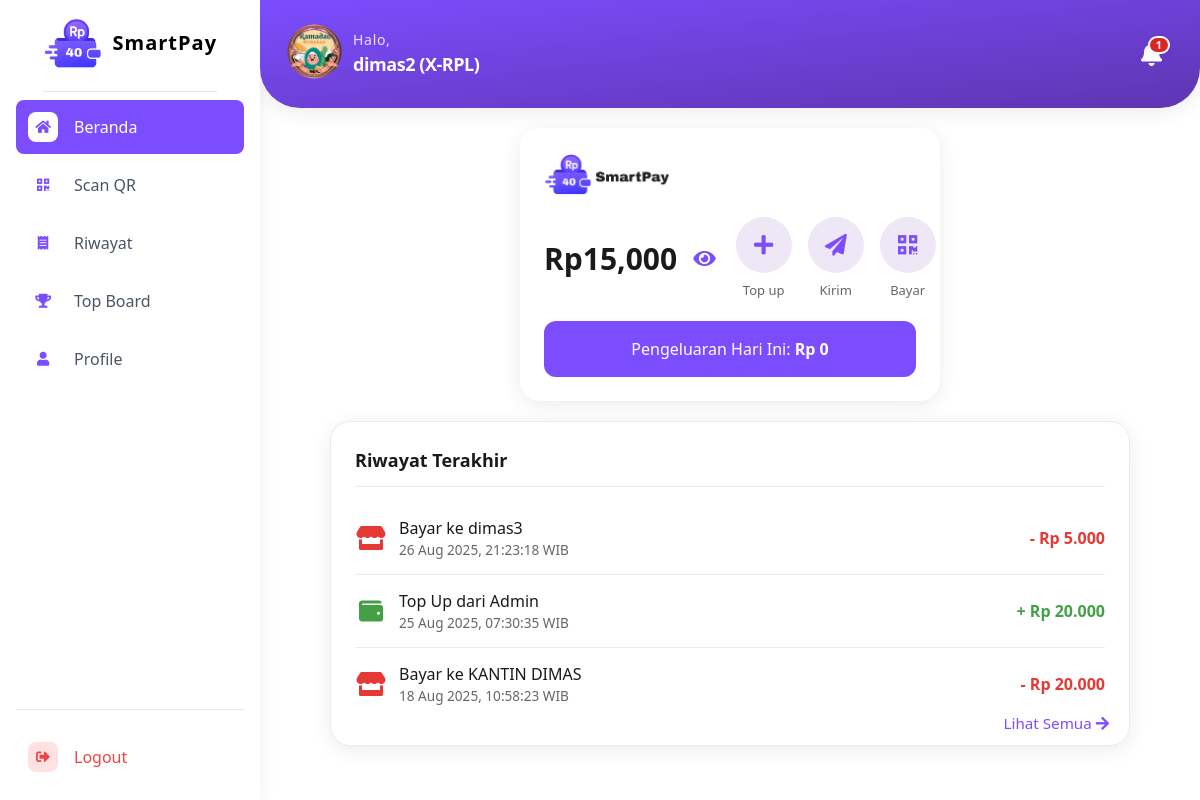
The page /dashboard (signed in) on the database its author committed.
### app.py (models this page shows, shortened)
class User(db.Model, UserMixin):
    id = db.Column(db.Integer, primary_key=True)
    username = db.Column(db.String(80), unique=True, nullable=False)
    password_hash = db.Column(db.String(128), nullable=False)
    role = db.Column(db.String(10), nullable=False)
    balance = db.Column(db.Float, nullable=False, default=0.0)
    profile_pic_filename = db.Column(db.String(100), nullable=True, default=None)
    kelas = db.Column(db.String(5), nullable=True)
    jurusan = db.Column(db.String(10), nullable=True)
    plain_password = db.Column(db.String(128))
    is_active = db.Column(db.Boolean, nullable=False, default=True)
    active_border_id = db.Column(db.Integer, db.ForeignKey('border.id'), nullable=True)
    active_border = db.relationship('Border', backref=db.backref('users', lazy=True))
    pin_transfer = db.Column(db.String(6), nullable=True)
    credential_id = db.Column(db.String(255), nullable=True)  # Untuk WebAuthn
    webauthn_enabled = db.Column(db.Boolean, default=False)   # Status fitur WebAuthn
    email = db.Column(db.String(255), nullable=True)
    email_verified = db.Column(db.Boolean, default=False)

class Transaction(db.Model):
    id = db.Column(db.Integer, primary_key=True)
    user_id = db.Column(db.Integer, db.ForeignKey('user.id'), nullable=False)
    related_user_id = db.Column(
        db.Integer, db.ForeignKey('user.id'), nullable=True)
    timestamp = db.Column(db.DateTime, nullable=False, default=datetime.utcnow)
    type = db.Column(db.String(20), nullable=False)
    amount = db.Column(db.Float, nullable=False)
    user_balance_before = db.Column(db.Float, nullable=False)
    user_balance_after = db.Column(db.Float, nullable=False)
    description = db.Column(db.String(200), nullable=True)
    user = db.relationship('User', foreign_keys=[user_id], backref=db.backref(
        'transactions', lazy='dynamic'))
    related_user = db.relationship('User', foreign_keys=[related_user_id])

### app.py (the view)
@app.route('/dashboard')
@login_required
def dashboard():
    if current_user.webauthn_enabled and not session.get('device_verified'):
        return redirect(url_for('verify_device'))
    if current_user.role != 'siswa':
        return redirect(url_for('admin_dashboard_content'))
    today = datetime.utcnow().date()
    recent_transactions = (Transaction.query
        .filter(or_(
            Transaction.user_id == current_user.id,
            Transaction.related_user_id == current_user.id
        ))
        .order_by(Transaction.timestamp.desc())
        .limit(5)
        .all())
    todays_spending = (Transaction.query
        .filter(
            Transaction.user_id == current_user.id,
            Transaction.type.in_(['payment', 'transfer']),
            func.date(Transaction.timestamp) == today
        )
        .with_entities(func.sum(Transaction.amount))
        .scalar() or 0)
    recent_notifications = (Notification.query
    .filter(Notification.user_id == current_user.id)
    .order_by(Notification.timestamp.desc())
    .all())
    filtered_notifications = []
    for notif in recent_notifications:
        if 'border' not in notif.message.lower():
            filtered_notifications.append(notif)
        elif current_user.jurusan and current_user.jurusan.lower() in notif.message.lower():
            filtered_notifications.append(notif)
        filtered_notifications = filtered_notifications[:3]
    unread_count = (Notification.query
        .filter(
            Notification.user_id == current_user.id,
            Notification.is_read == False
        )
        .count())
    return render_template('siswa/dashboard_siswa.html',
                        recent_transactions=recent_transactions,
                        todays_spending=todays_spending,
                        unread_count=unread_count,
                        recent_notifications=filtered_notifications,
                        active_page='dashboard',)

### templates/siswa/dashboard_siswa.html (shortened to what this page needs)
{% extends 'base_siswa.html' %}
{% block content %}
<div class="p-0">
    <div class="bg-gradient-to-br from-[#7c4dff] to-[#5e35b1] text-white p-5 md:p-[30px] rounded-b-[40px] flex justify-between items-center sticky top-0 z-[1000] shadow-[0_4px_20px_rgba(0,0,0,0.08)]">
        <div class="flex items-center gap-[15px]">
            <div class="profile-icon-header relative w-12 h-12 rounded-full flex items-center justify-center overflow-visible hover:scale-105 hover:shadow-[0_0_15px_rgba(255,255,255,0.3)]">
                {% if current_user.active_border %}
                    <div class="profile-border-overlay absolute -top-4 -left-[10px] -right-[10px] -bottom-[10px] z-[3] pointer-events-none flex items-center justify-center">
                    </div>
                {% endif %}
                {% if current_user.profile_pic_filename %}
                    <a href="{{ url_for('profile') }}">
                        <img src="{{ url_for('static', filename='profile_pics/' + current_user.profile_pic_filename) }}?v={{ range(1, 1000) | random }}" alt="P" class="profile-img-main w-12 h-12 rounded-full object-cover z-[2]">
                    </a>
                {% else %}
                    <i class="fas fa-user text-[22px] text-white"></i>
                {% endif %}
            </div>
            <div class="flex flex-col">
                <span class="greeting text-sm opacity-85 tracking-wider">Halo,</span>
                <span class="user-name text-lg font-semibold tracking-tight">{{ current_user.username }}{% if current_user.kelas and current_user.jurusan %} ({{ current_user.kelas }}-{{ current_user.jurusan }}){% endif %}</span>
            </div>
        </div>
        <div class="header-icons flex gap-5 items-center">
    <div class="notification-icon-wrapper relative z-[1100]">
        <a href="#" id="notif-bell-btn" title="Notifikasi" class="text-white text-2xl p-2 hover:text-[#ede7f6] transition-colors duration-300">
            <span class="icon-placeholder"><i class="fas fa-bell"></i></span>
            {% if unread_count > 0 and not notif_panel_active %}
                        <span class="notif-badge absolute -top-[2px] right-0 bg-red-600 text-white rounded-full px-[6px] py-[2px] text-[0.75em] md:text-[0.25em] font-semibold border-2 border-white shadow-[0_2px_10px_rgba(0,0,0,0.05)]">{{ unread_count if unread_count <= 9 else '9+' }}</span>
                    {% endif %}
                </a>
            </div>
        </div>
    </div>
    <div class="balance-card bg-white mx-auto mt-[30px] rounded-[20px] p-6 w-[90%] max-w-[420px] shadow-[0_4px_20px_rgba(0,0,0,0.08)] relative hover:-translate-y-[5px] transition-transform duration-300 animate-slideIn md:w-[95%] md:mt-5">
        <div class="logo flex items-center gap-3 mb-5">
            <img src="{{ url_for('static', filename='images/logo.png') }}" alt="Logo DimasCash" class="h-[45px] w-auto">
        </div>
        <div class="balance-info flex justify-between items-center my-5 gap-5">
    <div class="balance-label text-2xl md:text-3xl font-bold text-[#1a1a1a] flex-grow flex items-center gap-2">
    <span id="saldo-text"><span id="saldo-rp">Rp</span><span id="saldo-angka">{{ "{:,.0f}".format(current_user.balance) }}</span></span>
    <button id="toggle-saldo" type="button" class="ml-2 focus:outline-none">
        <i id="eye-icon" class="fas fa-eye text-[#7c4dff] text-xl"></i>
    </button>
</div>
<div class="balance-actions flex justify-between gap-4">
    <a href="{{ url_for('request_topup') }}"
       class="action-item flex flex-col items-center no-underline text-[#1a1a1a] hover:scale-105 transition-transform duration-300"
       title="Info Top Up">
        <div class="action-icon bg-[#ede7f6] text-[#7c4dff]
                    w-12 h-12 sm:w-14 sm:h-14
                    rounded-full flex justify-center items-center
                    text-[18px] sm:text-[22px]
                    hover:bg-[#7c4dff] hover:text-white hover:shadow-[0_0_15px_rgba(124,77,255,0.3)]
                    transition-all duration-300">
            <i class="fas fa-plus"></i>
        </div>
        <span class="action-label mt-2 text-[11px] sm:text-[13px] text-[#666] font-medium">Top up</span>
    </a>
    <a href="{{ url_for('transfer_user') }}"
       class="action-item flex flex-col items-center no-underline text-[#1a1a1a] hover:scale-105 transition-transform duration-300"
       title="Transfer/Kirim Saldo">
        <div class="action-icon bg-[#ede7f6] text-[#7c4dff]
                    w-12 h-12 sm:w-14 sm:h-14
                    rounded-full flex justify-center items-center
                    text-[18px] sm:text-[22px]
                    hover:bg-[#7c4dff] hover:text-white hover:shadow-[0_0_15px_rgba(124,77,255,0.3)]
                    transition-all duration-300">
            <i class="fas fa-paper-plane"></i>
        </div>
        <span data-action="transfer" class="action-label mt-2 text-[11px] sm:text-[13px] text-[#666] font-medium">Kirim</span>
    </a>
    <a href="{{ url_for('pay_vendor') }}"
       class="action-item flex flex-col items-center no-underline text-[#1a1a1a] hover:scale-105 transition-transform duration-300"
       title="Bayar/Scan QR">
        <div class="action-icon bg-[#ede7f6] text-[#7c4dff]
                    w-12 h-12 sm:w-14 sm:h-14
                    rounded-full flex justify-center items-center
                    text-[18px] sm:text-[22px]
                    hover:bg-[#7c4dff] hover:text-white hover:shadow-[0_0_15px_rgba(124,77,255,0.3)]
                    transition-all duration-300">
            <i class="fas fa-qrcode"></i>
        </div>
        <span data-action="pay" class="action-label mt-2 text-[11px] sm:text-[13px] text-[#666] font-medium">Bayar</span>
    </a>
</div>
        </div>
        <div class="spending-section bg-[#7c4dff] text-white p-4 rounded-xl mt-5 text-center text-base font-medium hover:bg-[#5e35b1] transition-colors duration-300">
            Pengeluaran Hari Ini: <strong class="font-bold">{{ todays_spending | rupiah }}</strong>
        </div>
    </div>
    {% set low_balance_threshold = 10000.0 %}
    <div class="history-preview-card bg-white rounded-[20px] w-[90%] max-w-[800px] mx-auto my-5 p-6 shadow-[0_4px_20px_rgba(0,0,0,0.08)] border border-[#e8ecef] relative hover:-translate-y-[5px] transition-transform duration-300 animate-slideIn md:w-[95%]">
        <h4 class="m-0 mb-[15px] text-lg font-semibold text-[#1a1a1a] border-b border-[#e8ecef] pb-3">Riwayat Terakhir</h4>
        {% if recent_transactions %}
            <ul class="history-preview-list p-0 m-0">
                {% for tx in recent_transactions[:3] %}
                <li class="flex justify-between items-center py-[14px] border-b border-[#e8ecef] last:border-b-0">
                    <div class="history-detail flex items-center gap-3">
                        {% if tx.type == 'payment' %}
                            <span class="icon payment text-[#e53935] text-2xl w-8 text-center"><i class="fas fa-store"></i></span>
                        {% elif tx.type == 'topup' %}
                            <span class="icon topup text-[#43a047] text-2xl w-8 text-center"><i class="fas fa-wallet"></i></span>
                        {% else %}
                            <span class="icon text-2xl w-8 text-center"><i class="fas fa-receipt"></i></span>
                        {% endif %}
                        <div>
                            {% if tx.user_id == current_user.id %}
                                {% if tx.type == 'payment' %} <span class="tx-desc font-medium text-[#1a1a1a] block">Bayar ke {{ tx.related_user.username if tx.related_user else 'N/A' }}</span>
                                {% elif tx.type == 'cashout_vendor' %} <span class="tx-desc font-medium text-[#1a1a1a] block">Cash Out ke Admin</span>
                                {% else %} <span class="tx-desc font-medium text-[#1a1a1a] block">{{ tx.type.capitalize() }}</span>
                                {% endif %}
                            {% elif tx.related_user_id == current_user.id %}
                                {% if tx.type == 'topup' %} <span class="tx-desc font-medium text-[#1a1a1a] block">Top Up dari Admin</span>
                                {% else %} <span class="tx-desc font-medium text-[#1a1a1a] block">{{ tx.type.capitalize() }} Diterima</span>
                                {% endif %}
                            {% endif %}
                            <span class="tx-time text-[0.85em] text-[#666]">{{ tx.timestamp | wib }}</span>
                        </div>
                    </div>
                    <div class="history-amount font-semibold whitespace-nowrap {% if tx.user_id == current_user.id and tx.type != 'topup' %}text-[#e53935]{% else %}text-[#43a047]{% endif %}">
                        {% if tx.user_id == current_user.id and tx.type != 'topup' %}-{% else %}+{% endif %}
                        {{ tx.amount|rupiah }}
                    </div>
                </li>
                {% endfor %}
            </ul>
        {% else %}
            <p class="text-center text-[#666] text-[0.9em] py-5">Belum ada transaksi terbaru.</p>
        {% endif %}
        {% if recent_transactions %}
        <a href="{{ url_for('riwayat_siswa') }}" class="view-all-history absolute bottom-[10px] right-5 text-[0.95em] text-[#7c4dff] no-underline font-medium hover:text-[#5e35b1] hover:underline transition-colors duration-200">Lihat Semua <i class="fas fa-arrow-right"></i></a>
        {% endif %}
    </div>
</div>
{% endblock %}

### rows shown on the page
User: profile_pic_filename (picture), username "dimas2", kelas "X", jurusan "RPL", balance "15,000"
Transaction: type "payment" (drawn), related_user "dimas3", timestamp|wib "26 Aug 2025, 21:23:18 WIB", amount|rupiah "Rp 5.000"
Transaction: type "topup" (drawn), timestamp|wib "25 Aug 2025, 07:30:35 WIB", amount|rupiah "Rp 20.000"
Transaction: type "payment" (drawn), related_user "KANTIN DIMAS", timestamp|wib "18 Aug 2025, 10:58:23 WIB", amount|rupiah "Rp 20.000"

### other values the page prints
{{ unread_count if unread_count <= 9 else '9+' }} "1"
{{ todays_spending | rupiah }} "Rp 0"
